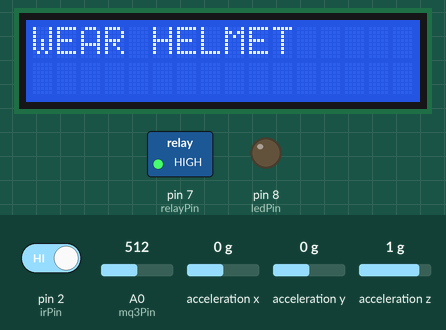
Bench run of a program on a simulated Arduino Uno, built with avr-gcc and run on an emulated ATmega328P. Parts: 16×2 character LCD, switched loads named in the program (green lamp = pin HIGH), output pins drawn as LEDs (lit = HIGH). Wiring (inferred from the names in the program): MPU-6050 motion sensor at I2C address 0x68. The test bench sets the inputs (shaded band); at power-on: pin 2 (irPin) HIGH, A0 (mq3Pin) = 512, acceleration x 0 g, acceleration y 0 g, acceleration z 1 g. The modem accepts every AT command (registered, SIM ready, sends succeed) and sends nothing else; what the program prints to the serial monitor is not drawn.

Above: at 3.7 s.
3.8 s: pin 2 (irPin) driven LOW
At 4.7 s:
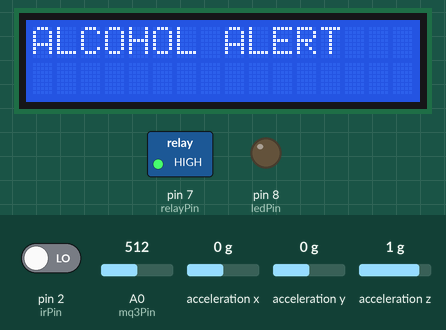
5.6 s: A0 (mq3Pin) set to 257
7.1 s: A0 (mq3Pin) set to 239
At 7.6 s:
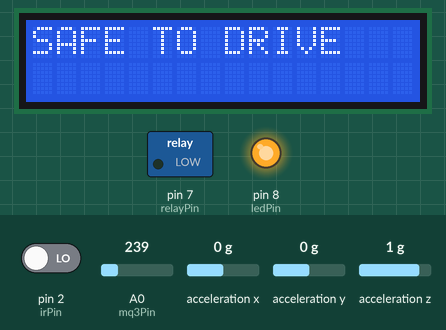
8.7 s: A0 (mq3Pin) set to 260
At 9.9 s:
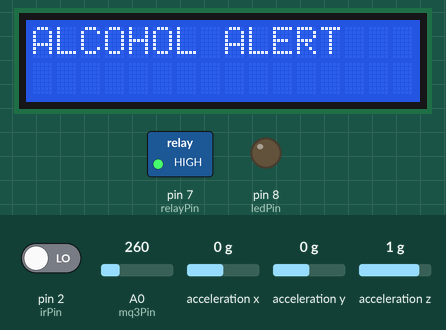
10.2 s: A0 (mq3Pin) set to 240
At 10.7 s:
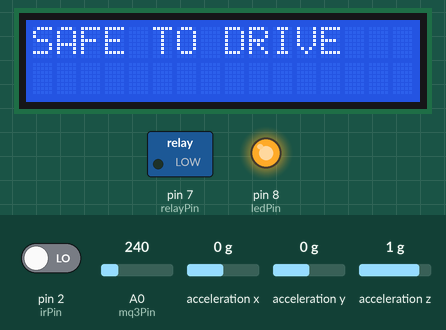
Timing chart, 0 to 12.8 s (numbered marks = the images above; inputs shaded):
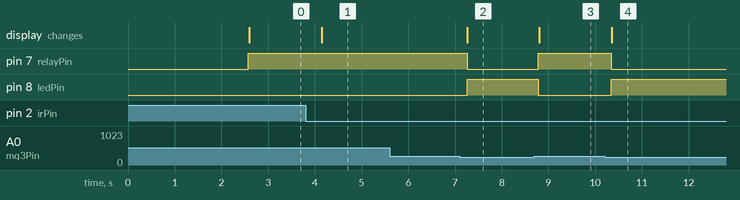

Measured:
- the behaviour switches between 250 and 249 on A0 (mq3Pin) (found by bisection; images 1 and 2)
- after the input at 3.8 s, the display: changes after 0.35 s (image 1)
- after the input at 5.6 s, every drawn part: stays the same
- after the input at 7.1 s, pin 7 (relayPin): HIGH → LOW after 0.16 s; pin 8 (ledPin): LOW → HIGH after 0.16 s; the display: changes after 0.16 s (image 2)
- after the input at 8.7 s, pin 7 (relayPin): LOW → HIGH after 0.08 s; pin 8 (ledPin): HIGH → LOW after 0.08 s; the display: changes after 0.10 s (image 3)
- after the input at 10.2 s, pin 7 (relayPin): HIGH → LOW after 0.14 s; pin 8 (ledPin): LOW → HIGH after 0.14 s; the display: changes after 0.15 s (image 4)

The program:

main.cpp
```cpp
#include <Arduino.h>
#include <Wire.h>
#include <LiquidCrystal.h>
#include <SoftwareSerial.h>

// LCD
LiquidCrystal lcd(12, 11, 5, 6, 3, 9);

// GSM & GPS
SoftwareSerial gsm(10, 11);
SoftwareSerial gps(4, 5);

// Pins
int irPin = 2;
int mq3Pin = A0;
int relayPin = 7;
int ledPin = 8;

// MPU6050
int16_t ax = 0, ay = 0, az = 0;

// Thresholds
int alcoholThreshold = 250;
int accidentThreshold = 25000;

// GPS data
String latitude = "NA";
String longitude = "NA";
bool gpsAvailable = false;
bool gsmAvailable = false;

// -------- Convert GPS --------
float convertToDecimal(String raw) {
  if (raw.length() < 3) return 0;

  float val = raw.toFloat();
  int degrees = (int)(val / 100);
  float minutes = val - (degrees * 100);
  return degrees + (minutes / 60.0);
}

// -------- Read GPS --------
void readGPS() {
  while (gps.available()) {
    String data = gps.readStringUntil('\n');

    if (data.startsWith("$GPGGA") || data.startsWith("$GPRMC")) {

      int idx1 = data.indexOf(",") + 1;
      int idx2 = data.indexOf(",", idx1);

      idx1 = data.indexOf(",", idx2) + 1;
      idx2 = data.indexOf(",", idx1);
      latitude = data.substring(idx1, idx2);

      idx1 = data.indexOf(",", idx2) + 1;
      idx2 = data.indexOf(",", idx1);
      longitude = data.substring(idx1, idx2);

      gpsAvailable = true;
    }
  }
}

// -------- GSM CHECK --------
void checkGSM() {
  gsm.println("AT");
  delay(500);
  if (gsm.available()) gsmAvailable = true;
}

// -------- SEND SMS --------
void sendSMS(String msg) {
  if (!gsmAvailable) return;

  gsm.println("AT+CMGF=1");
  delay(1000);
  gsm.println("AT+CMGS=\"+91XXXXXXXXXX\"");
  delay(1000);
  gsm.print(msg);
  delay(500);
  gsm.write(26);
  delay(3000);
}

// -------- LCD --------
void lcdPrint(String l1, String l2 = "") {
  lcd.clear();
  lcd.setCursor(0, 0);
  lcd.print(l1);
  lcd.setCursor(0, 1);
  lcd.print(l2);
}

// -------- SETUP --------
void setup() {
  pinMode(irPin, INPUT);
  pinMode(relayPin, OUTPUT);
  pinMode(ledPin, OUTPUT);

  Serial.begin(9600);
  gsm.begin(9600);
  gps.begin(9600);

  Wire.begin();

  // MPU6050 init
  Wire.beginTransmission(0x68);
  Wire.write(0x6B);
  Wire.write(0);
  Wire.endTransmission(true);

  lcd.begin(16, 2);
  lcdPrint("System Init...");
  delay(2000);

  checkGSM();
}

// -------- LOOP --------
void loop() {

  int helmet = digitalRead(irPin);
  int alcohol = analogRead(mq3Pin);

  // -------- MPU READ --------
  Wire.beginTransmission(0x68);
  Wire.write(0x3B);
  Wire.endTransmission(false);
  Wire.requestFrom(0x68, 6, true);

  if (Wire.available() == 6) {
    ax = Wire.read() << 8 | Wire.read();
    ay = Wire.read() << 8 | Wire.read();
    az = Wire.read() << 8 | Wire.read();
  } else {
    Serial.println("MPU FAIL");
    delay(200);
    return;
  }

  // -------- GPS --------
  readGPS();

  // -------- FINAL GPS (WITH FALLBACK) --------
float finalLat = 19.160408;   // Datta Meghe College
float finalLon = 72.995558;

  bool validGPS = false;

  if (gpsAvailable && latitude != "NA" && latitude.length() > 5) {
    float lat = convertToDecimal(latitude);
    float lon = convertToDecimal(longitude);

    if (lat != 0 && lon != 0) {
      finalLat = lat;
      finalLon = lon;
      validGPS = true;
    }
  }

  // -------- PRINT GPS --------
  if (validGPS) {
    Serial.print("DETECTED GPS -> ");
  } else {
    Serial.print("GPS -> ");
  }

  Serial.print("Lat: ");
  Serial.print(finalLat, 6);
  Serial.print(" Lon: ");
  Serial.println(finalLon, 6);

  // -------- CONDITIONS --------
  bool accident = (abs(ax) > accidentThreshold || abs(ay) > accidentThreshold);
  bool safeHelmet = (helmet == LOW);
  bool safeAlcohol = (alcohol < alcoholThreshold);

  // -------- LOGIC --------

  if (accident) {
    digitalWrite(relayPin, HIGH);
    digitalWrite(ledPin, LOW);

    lcdPrint("ACCIDENT!");

    String msg = "Accident! ";
    msg += "https://maps.google.com/?q=";
    msg += String(finalLat, 6) + "," + String(finalLon, 6);

    sendSMS(msg);
    Serial.println(msg);

    delay(3000);
  }

  else if (!safeHelmet) {
    digitalWrite(relayPin, HIGH);
    digitalWrite(ledPin, LOW);

    lcdPrint("WEAR HELMET");
    Serial.println("Helmet Missing");
  }

  else if (!safeAlcohol) {
    digitalWrite(relayPin, HIGH);
    digitalWrite(ledPin, LOW);

    lcdPrint("ALCOHOL ALERT");
    Serial.println("Alcohol Detected");
  }

  else {
    digitalWrite(relayPin, LOW);
    digitalWrite(ledPin, HIGH);

    lcdPrint("SAFE TO DRIVE");
    Serial.println("Safe");
  }

  // -------- DEBUG --------
  Serial.print("IR: "); Serial.print(helmet);
  Serial.print(" MQ3: "); Serial.print(alcohol);
  Serial.print(" AX: "); Serial.print(ax);
  Serial.print(" AY: "); Serial.println(ay);

  delay(500);
}
```
